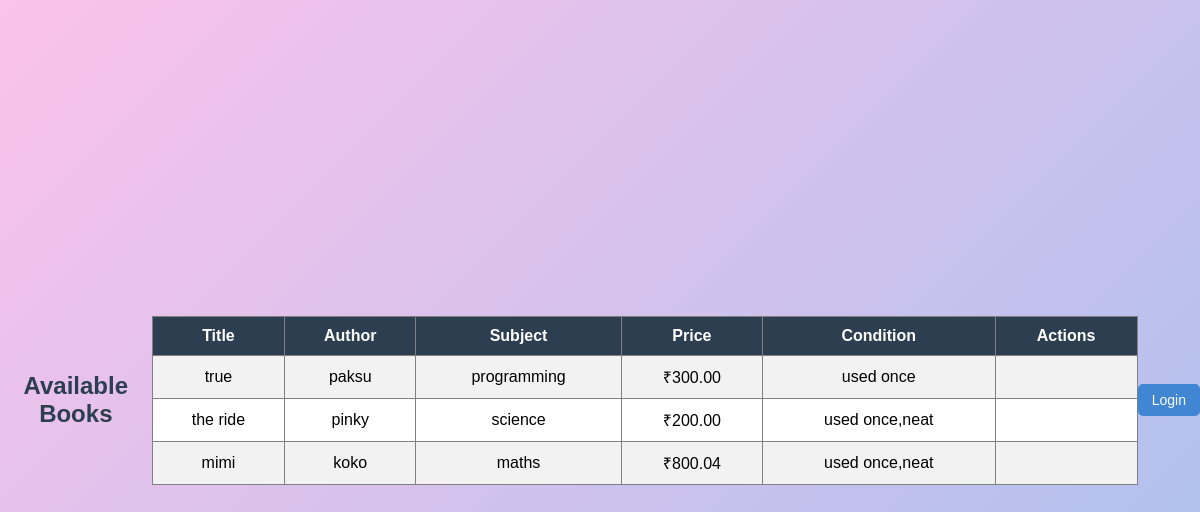
The page / on the database its author committed.
### bookloop/models.py (models this page shows, shortened)
class Book(models.Model):
    sellbro = models.ForeignKey(User, on_delete=models.CASCADE,null=True)
    title = models.CharField(max_length=200)
    author = models.CharField(max_length=100)
    subject= models.CharField(max_length=200)
    price = models.DecimalField(max_digits=5,decimal_places=2)
    condition =models.CharField(max_length=50)
    is_sold = models.BooleanField(default=False)
    posted_data=models.DateTimeField(auto_now_add=True)

### bookloop/views.py (the view)
# urls.py: path('', views.book_list, name='book_list'),
def book_list(request):
    books = Book.objects.filter(is_sold=False)
    return render(request, 'book_list.html', {'books': books})

### bookloop/templates/book_list.html (shortened to what this page needs)
{% load static %}
<!DOCTYPE html>
<html>
<head>
    <link rel="stylesheet" href="{% static 'bookloop/styles.css' %}">
</head>
<body>
<h2>Available Books</h2>
<table border="1">
    <tr>
        <th>Title</th>
        <th>Author</th>
        <th>Subject</th>
        <th>Price</th>
        <th>Condition</th>
        <th>Actions</th>
    </tr>
    {% for book in books %}
    <tr>
        <td>{{ book.title }}</td>
        <td>{{ book.author }}</td>
        <td>{{ book.subject }}</td>
        <td>₹{{ book.price }}</td>
        <td>{{ book.condition }}</td>
        <td>
        </td>
    </tr>
    {% endfor %}
</table>
<br>
{% if user.is_authenticated %}
    <a href="{% url 'logout' %}">Logout</a>
{% else %}
    <a href="{% url 'login' %}">Login</a>
{% endif %}
</body>
</html>

### bookloop/static/bookloop/styles.css (style rules this page uses)
body { font-family: Arial, sans-serif; background-color: #e9c2fc; margin: 0; padding: 20px; }
html, body { margin: 0; padding: 0; height: 100%; }
body { display: flex; justify-content: center; align-items: center; min-height: 100vh; background: linear-gradient(135deg, #fbc2eb, #a6c1ee); font-family: Arial, sans-serif; }
h2 { text-align: center; color: #2c3e50; }
a { text-decoration: none; padding: 8px 14px; background-color: #4086d2; color: white; border-radius: 5px; font-size: 14px; }
table { width: 100%; border-collapse: collapse; background-color: white; }
table th { background-color: #2c3e50; color: white; padding: 10px; }
table td { padding: 10px; text-align: center; }
table tr:nth-child(even) { background-color: #f2f2f2; }

### rows shown on the page
Book: title "true", author "paksu", subject "programming", price "300.00", condition "used once"
Book: title "the ride", author "pinky", subject "science", price "200.00", condition "used once,neat"
Book: title "mimi", author "koko", subject "maths", price "800.04", condition "used once,neat"
